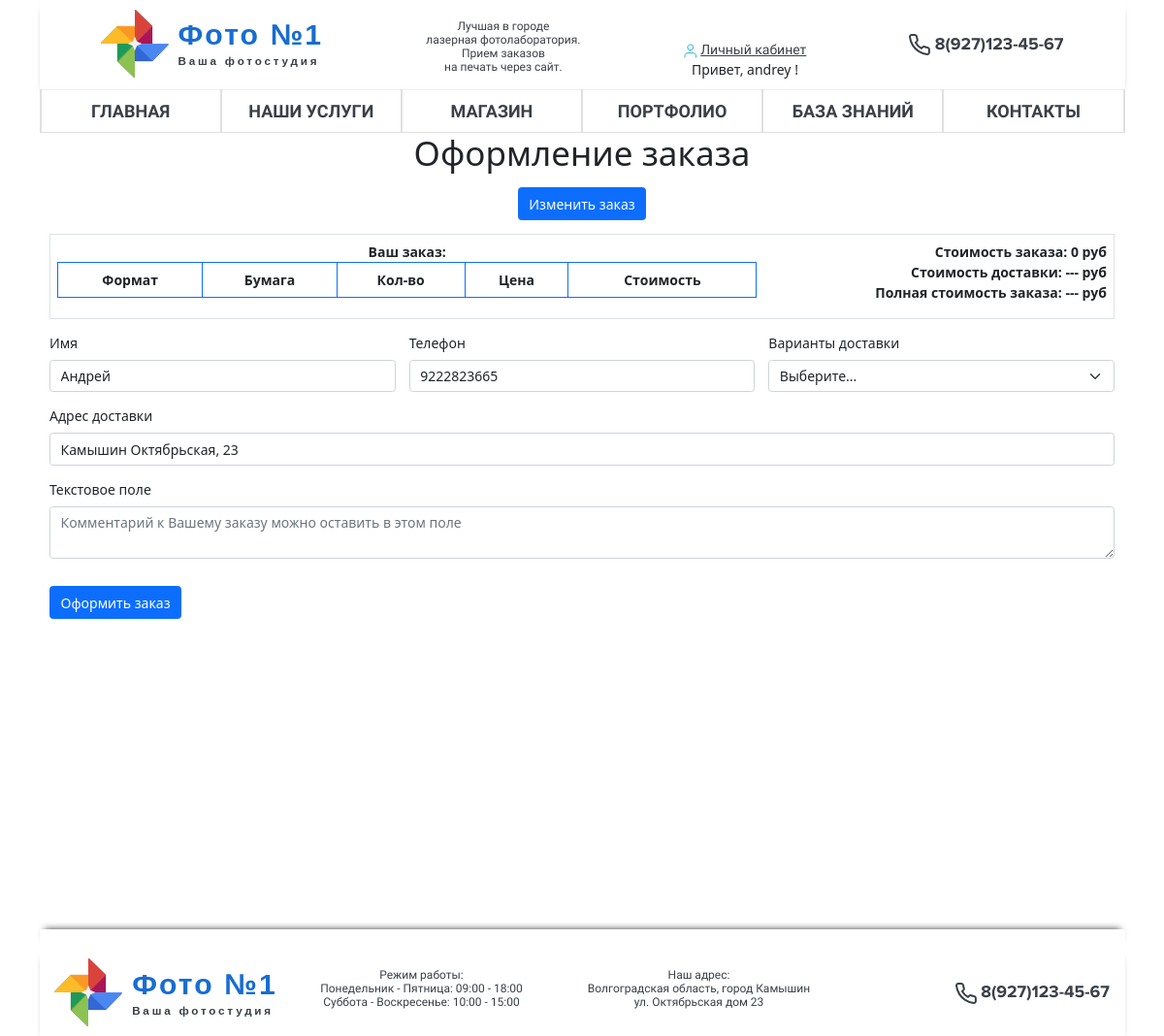
/complite/ (signed in), run on the app's committed database.
### user/models.py (models this page shows, shortened)
class UserModel(AbstractUser):
    city = models.CharField(max_length=64, null=True, blank=True)
    phone = models.CharField(max_length=10, null=True, blank=True)

### main/views.py (the view)
# urls.py: path('complite/', views.OrderComplite.as_view(), name='complite'),
class OrderComplite(View):
    def get(self, request):
        order_list = Orders.get_order_photos(
            request).values('order_format', 'order_count', 'order_papier')
        cost_list = Services.objects.all().values('name', 'cost')
        user_info = UserModel.objects.all().filter(id=request.user.id)
        price = 0
        for i in order_list:
            for x in cost_list:
                if x['name'] == i['order_format']:
                    costs = i['order_count'] * x['cost']
                    price += costs
        return render(self.request, 'main/complite.html', {
            'orders': order_list,
            'cost': cost_list,
            'price': price,
            'user_info': user_info,
        })

### user/context_processor.py
class MyAuthenticationForm(AuthenticationForm):
    def __init__(self, *args, **kwargs):
        super(MyAuthenticationForm, self).__init__(*args, **kwargs)
        self.fields['username'].widget = forms.TextInput(
            attrs={'class': 'form-control', 'placeholder': 'Ваш логин'})
        self.fields['password'].widget = forms.PasswordInput(
            attrs={'class': 'form-control', 'placeholder': 'Ваш пароль'})

### main/models.py (called while the page is built)
    @classmethod
    def get_order_photos(cls, request):
        if request.user.is_anonymous:
            return cls.objects.filter(order_session_key=request.session.session_key)
        return (
            cls.objects
            .filter(
                models.Q(user=request.user)
                | models.Q(order_session_key=request.session.session_key)
            )
        )

### user/context_processor.py (called while the page is built)
def link_login(request):
    return {'login_link': MyAuthenticationForm()}

### main/templates/main/complite.html (shortened to what this page needs)
{% extends 'layout/default.html' %}
{% load mathfilters %}
{% load static %}
{% block content %}
<main>
    <section class="order">
        <div class="container d-flex">
                <div class="container-fluid text-center">
                    <h1>Оформление заказа</h1>
                        <a type="button" href="/order/" class="btn btn-primary m-3">
                         Изменить заказ
                        </a>
                       <table id="gallery" class="table table-bordered">
                            <thead class="table-head">
                               <tr>
                                    <th class="container d-flex justify-content-between flex-column flex-lg-row">
                                    <div class="col-12 col-lg-8">
                                        <p>Ваш заказ:</p>
                                            <table class="table table-bordered border-primary text-center">
                                            <tr><td>Формат</td><td>Бумага</td><td>Кол-во</td><td>Цена</td><td>Стоимость</td></tr>
                                            </table>
                                        </div>
                                    <div class="col-12 col-lg-4 text-end justify-content-center">
                                    <p class="d-block">Стоимость заказа: {{ price }} руб</p>
                                    <p class="d-block">Стоимость доставки: <span id="price_delivery">--- руб</span></p>
                                    <p class="d-block">Полная стоимость заказа: <span id="full_price">---</span> руб</p>
                                    </div>
                                    </th>
                                </tr>
                            </thead>
                        </table>
                </div>
        </div>
        <div class="container">
        <div class="container d-flex">
                <form method="post" action="{% url 'added-order' %}" class="row g-3 needs-validation mb-4" novalidate>
                    <div class="col-md-4">
                        <label for="validationCustom01" class="form-label">Имя</label>
                        <input value="{% if user_info %}{% for user in user_info %}{{ user.first_name }}{% endfor %}{% endif %}" name="name" type="text" class="form-control" id="validationCustom01" placeholder="Введитe Ваше имя" required>
                    </div>
                    <div class="col-md-4">
                        <label for="validationCustom02" class="form-label">Телефон</label>
                        <input value="{% if user_info %}{% for user in user_info %}{{ user.phone }}{% endfor %}{% endif %}" name="phone" type="tel" class="form-control" id="validationCustom02" placeholder="Введитe Ваш номер телефона" required>
                    </div>
                    <div class="col-md-4">
                        <label for="validationCustom04" class="form-label">Варианты доставки</label>
                        <select name="delivery" class="form-select" id="validationCustom04" required>
                        <option selected disabled value="">Выберите...</option>
                        </select>
                    </div>
                    <div class="col-md-12">
                        <label for="validationCustom03" class="form-label">Адрес доставки</label>
                        <input value="{% if user_info %}{% for user in user_info %}{{ user.city }}{% endfor %}{% endif %}" name="address" type="text" class="form-control" id="validationCustom03" required>
                    </div>
                    <div class="mb-3">
                        <label for="validationTextarea" class="form-label">Текстовое поле</label>
                        <textarea name="comment" class="form-control" id="validationTextarea" placeholder="Комментарий к Вашему заказу можно оставить в этом поле"></textarea>
                    </div>
                    <div class="col-12 text-center text-lg-start">
                        <button class="btn btn-primary" type="submit">Оформить заказ</button>
                    </div>
                    </form>
        </div>
    </section>
</main>
{% endblock content %}

### main/templates/layout/default.html (shortened to what this page needs)
<!DOCTYPE html>
<html lang="ru">
  <head>
    <link
      rel="stylesheet"
      href="https://cdn.jsdelivr.net/npm/@fancyapps/ui/dist/fancybox.css"
    />
    <link
      rel="stylesheet"
      href="https://unpkg.com/swiper/swiper-bundle.min.css"
    />
    <link
      rel="stylesheet"
      href="path/to/font-awesome/css/font-awesome.min.css"
    />
    <link
      href="https://cdn.jsdelivr.net/npm/bootstrap@5.0.1/dist/css/bootstrap.min.css"
      rel="stylesheet"
    />
    {% load static %}
    <link rel="stylesheet" href="{% static '/fonts/roboto/stylesheet.css' %}" />
    <link
      rel="stylesheet"
      href="{% static '/css/galereya-latest/jquery.galereya.css' %}"
    />
    <link rel="stylesheet" href="{% static '/css/style.css' %}" />
  </head>
  <body>
    <header>
      <div class="container">
        <div class="header-top d-flex justify-content-around">
          <a href="{% url 'home' %}">
            <div class="header-logo d-flex flex-row">
              <img
                src="{% static '/img/logos_google-photos.svg' %}"
                alt=""
                class="logo-image"
              />
              <div class="logo-title mobile_hidden m-auto">
                <h3>Фото №1</h3>
                <p>Ваша фотостудия</p>
              </div>
            </div>
          </a>
          <div class="header-text mobile_hidden">
            <p>
              Лучшая в городе <br />
              лазерная фотолаборатория. <br />
              Прием заказов <br />
              на печать через сайт.
            </p>
          </div>
          <div class="user-enter text-center">
            <img src="{% static '/img/user.svg' %}" alt="" />
            {% if user.is_anonymous %}
            <span class="user-link">Личный кабинет</span>
            {% else %}
            <span class="user-link">Личный кабинет</span>
            <p>Привет, {{ user.username }} !</p>
            {% endif %}
          </div>
          <div class="header-phone my-auto">
            <a href="tel:89271234567" class="mobile_hidden">
              <img src="{% static '/img/phone.svg' %}" alt="" />
              <span class="mobile_hidden">8(927)123-45-67</span></a
            >
          </div>
        </div>
      </div>
      <div class="container position-relative">
        <nav class="bg-white sidebar">
          <ul class="d-flex justify-content-around flex-lg-row flex-column">
            <li class="line"></li>
            <li class="link-item">
              <a href="{% url 'home' %}">ГЛАВНАЯ</a>
            </li>
            <li class="line"></li>
            <li class="link-item">
              <a href="{% url 'servises' %}">НАШИ УСЛУГИ</a>
            </li>
            <li class="line"></li>
            <li class="link-item">
              <a href="{% url 'shop:product' %}">МАГАЗИН</a>
            </li>
            <li class="line"></li>
            <li class="link-item">
              <a href="{% url 'portfolio' %}">ПОРТФОЛИО</a>
            </li>
            <li class="line"></li>
            <li class="link-item">
              <a href="">БАЗА ЗНАНИЙ</a>
            </li>
            <li class="line"></li>
            <li class="link-item">
              <a href="/pages/contact/">КОНТАКТЫ</a>
            </li>
            <li class="line"></li>
          </ul>
        </nav>
      </div>
    </header>
    {% block content %}{% endblock content %}
    <footer class="mt-4">
      <div class="container">
        <div class="footer-wrapper"></div>
        <div class="header-top d-flex justify-content-around">
          <a href="{% url 'home' %}">
            <div class="header-logo d-flex flex-row">
              <img
                src="{% static '/img/logos_google-photos.svg' %}"
                alt=""
                class="logo-image"
              />
              <div class="logo-title m-auto mobile_hidden">
                <h3>Фото №1</h3>
                <p>Ваша фотостудия</p>
              </div>
            </div>
          </a>
          <div class="header-text col-lg-3">
            <p>
              Режим работы: <br />
              Понедельник - Пятница: 09:00 - 18:00 <br />
              Суббота - Воскресенье: 10:00 - 15:00
            </p>
          </div>
          <div class="header-text col-3 mobile_hidden">
            <p>
              Наш адрес: <br />Волгоградская область, город Камышин <br />ул.
              Октябрьская дом 23
            </p>
          </div>
          <div class="header-phone col-lg-3 text-end my-auto">
            <a href="tel:89271234567">
              <img src="{% static '/img/phone.svg' %}" alt="" />
              <span class="mobile_hidden">8(927)123-45-67</span></a
            >
          </div>
        </div>
      </div>
    </footer>
  </body>
</html>

### main/static/css/style.css (style rules this page uses)
*, *::before, *::after { box-sizing: border-box; }
ul[class], ol[class] { padding: 0; }
main { min-height: 100vh; }
main, body, h1, h2, h3, h4, p, ul[class], ol[class], li, figure, figcaption, blockquote, dl, dd { margin: 0; }
html { height: 100%; font-size: 14px; }
body { height: 100%; scroll-behavior: smooth; text-rendering: optimizeSpeed; line-height: 1.5; background: #FFFFFF; display: flex; flex-direction: column; }
ul[class], ol[class] { list-style: none; }
a { text-decoration: none; }
img { max-width: 100%; }
input, button, textarea, select { font: inherit; }
header { flex: 0 0 auto; z-index: 1049; width: 100%; }
.header-top { padding: 10px; background: #FFFFFF; box-shadow: 0 5px 7px -5px rgba(0, 0, 0, 0.8); }
.header-top a { text-decoration: none; }
.header-top a .header-logo .logo-title { padding-left: 10px; }
.header-top a .header-logo .logo-title h3 { font-family: Arial; font-style: normal; font-weight: bold; font-size: calc(21px + 10 * ((100vw - 320px) / (1280 - 320))); align-items: center; letter-spacing: 0.07em; color: #186DD1; text-align: justify; }
.header-top a .header-logo p { font-family: Arial; font-style: normal; font-weight: bold; font-size: calc(8px + 4 * ((100vw - 320px) / (1280 - 320))); text-align: justify; letter-spacing: 0.24em; color: #3A4047; }
.header-top .header-text { font-family: Roboto; font-style: normal; font-weight: normal; font-size: 12px; line-height: 14px; text-align: center; padding-top: 10px; color: #3A4047; }
.header-top .user-enter { padding-top: 30px; }
.header-top .user-enter .user-link { font-family: Roboto; font-style: normal; font-weight: normal; font-size: 14px; line-height: 16px; text-align: justify; text-decoration-line: underline; cursor: pointer; color: #3A4047; }
.header-top .header-phone a { font-family: Proxima Nova; font-style: normal; font-weight: normal; font-size: calc(14px + 4 * ((100vw - 320px) / (1280 - 320))); line-height: 19px; text-align: right; color: #3A4047; }
main { flex: 1 0 auto; }
nav .line { border: 1px solid #E0E0E0; }
nav .link-item { display: inline-block; width: 100%; padding: 0.8em 0; text-align: center; border-top: #ededed 1px solid; transition: all 0.3s ease-in-out; }
nav .link-item a { display: block; font-family: Roboto; font-style: normal; font-weight: bold; font-size: 18px; line-height: 21px; color: #3A4047; }
footer { flex: 0 0 auto; }
.footer-wrapper { padding: 10px; background: #FFFFFF; box-shadow: 0 -5px 7px -5px rgba(0, 0, 0, 0.8); }
.bg-white { border-bottom: 1px solid #E0E0E0; }

### data on the page
UserModel: username "andrey", name "Андрей", phone "9222823665", address "Камышин Октябрьская, 23"

### other printed values
{{ price }} "0"
